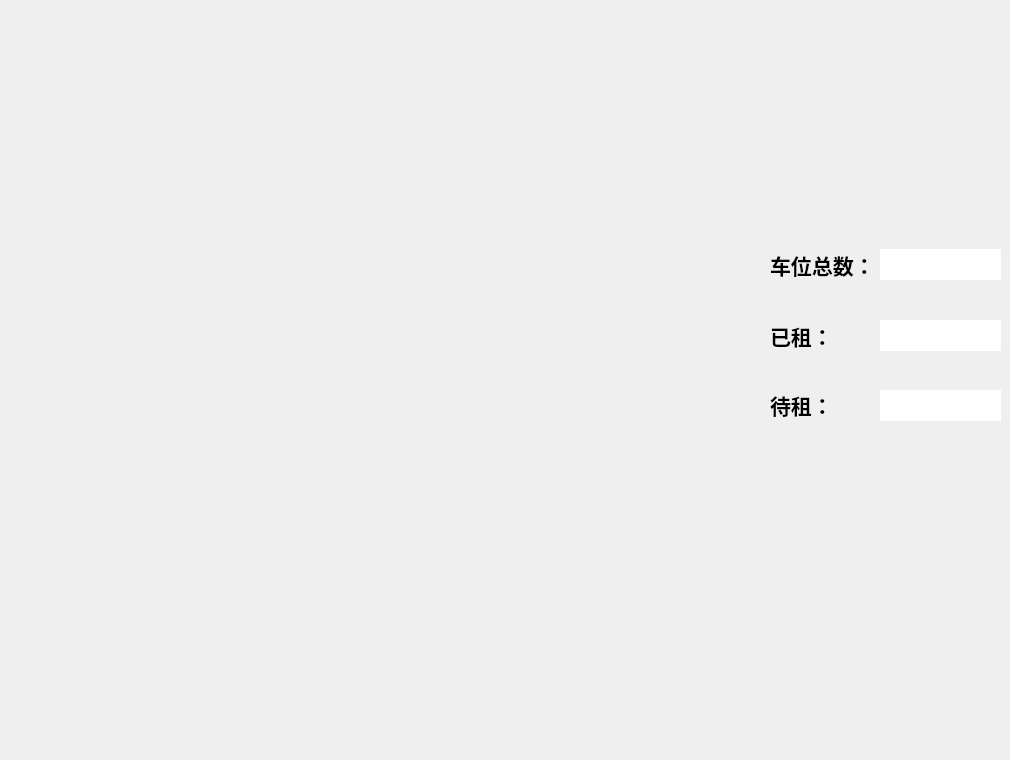
                <widget class="QWidget" name="tabParking_all">
                 <attribute name="title">
                  <string>  统计  </string>
                 </attribute>
                 <widget class="QLabel" name="label_9">
                  <property name="geometry">
                   <rect>
                    <x>-17</x>
                    <y>-9</y>
                    <width>771</width>
                    <height>751</height>
                   </rect>
                  </property>
                  <property name="text">
                   <string/>
                  </property>
                  <property name="pixmap">
                   <pixmap resource="image.qrc">:/jpg/Resources/buildingimage2.jpg</pixmap>
                  </property>
                  <property name="scaledContents">
                   <bool>true</bool>
                  </property>
                 </widget>
                 <widget class="QLabel" name="label_44">
                  <property name="geometry">
                   <rect>
                    <x>770</x>
                    <y>230</y>
                    <width>151</width>
                    <height>71</height>
                   </rect>
                  </property>
                  <property name="font">
                   <font>
                    <family>思源黑体 CN Medium</family>
                    <pointsize>11</pointsize>
                   </font>
                  </property>
                  <property name="text">
                   <string>&lt;html&gt;&lt;head/&gt;&lt;body&gt;&lt;p&gt;&lt;span style=&quot; font-size:16pt; font-weight:600;&quot;&gt;车位总数：&lt;/span&gt;&lt;/p&gt;&lt;/body&gt;&lt;/html&gt;</string>
                  </property>
                 </widget>
                 <widget class="QLineEdit" name="lineEditPNum">
                  <property name="geometry">
                   <rect>
                    <x>880</x>
                    <y>249</y>
                    <width>121</width>
                    <height>31</height>
                   </rect>
                  </property>
                  <property name="font">
                   <font>
                    <family>微软雅黑</family>
                    <pointsize>10</pointsize>
                   </font>
                  </property>
                  <property name="frame">
                   <bool>false</bool>
                  </property>
                  <property name="readOnly">
                   <bool>true</bool>
                  </property>
                 </widget>
                 <widget class="QLineEdit" name="lineEditPNum2">
                  <property name="geometry">
                   <rect>
                    <x>880</x>
                    <y>320</y>
                    <width>121</width>
                    <height>31</height>
                   </rect>
                  </property>
                  <property name="font">
                   <font>
                    <family>微软雅黑</family>
                    <pointsize>10</pointsize>
                   </font>
                  </property>
                  <property name="frame">
                   <bool>false</bool>
                  </property>
                  <property name="readOnly">
                   <bool>true</bool>
                  </property>
                 </widget>
                 <widget class="QLabel" name="label_45">
                  <property name="geometry">
                   <rect>
                    <x>770</x>
                    <y>301</y>
                    <width>151</width>
                    <height>71</height>
                   </rect>
                  </property>
                  <property name="font">
                   <font>
                    <family>思源黑体 CN Medium</family>
                    <pointsize>11</pointsize>
                   </font>
                  </property>
                  <property name="text">
                   <string>&lt;html&gt;&lt;head/&gt;&lt;body&gt;&lt;p&gt;&lt;span style=&quot; font-size:16pt; font-weight:600;&quot;&gt;已租：&lt;/span&gt;&lt;/p&gt;&lt;/body&gt;&lt;/html&gt;</string>
                  </property>
                 </widget>
                 <widget class="QLabel" name="label_46">
                  <property name="geometry">
                   <rect>
                    <x>770</x>
                    <y>370</y>
                    <width>151</width>
                    <height>71</height>
                   </rect>
                  </property>
                  <property name="font">
                   <font>
                    <family>思源黑体 CN Medium</family>
                    <pointsize>11</pointsize>
                   </font>
                  </property>
                  <property name="text">
                   <string>&lt;html&gt;&lt;head/&gt;&lt;body&gt;&lt;p&gt;&lt;span style=&quot; font-size:16pt; font-weight:600;&quot;&gt;待租：&lt;/span&gt;&lt;/p&gt;&lt;/body&gt;&lt;/html&gt;</string>
                  </property>
                 </widget>
                 <widget class="QLineEdit" name="lineEditPNum3">
                  <property name="geometry">
                   <rect>
                    <x>880</x>
                    <y>390</y>
                    <width>121</width>
                    <height>31</height>
                   </rect>
                  </property>
                  <property name="font">
                   <font>
                    <family>微软雅黑</family>
                    <pointsize>10</pointsize>
                   </font>
                  </property>
                  <property name="frame">
                   <bool>false</bool>
                  </property>
                  <property name="readOnly">
                   <bool>true</bool>
                  </property>
                 </widget>
                </widget>
